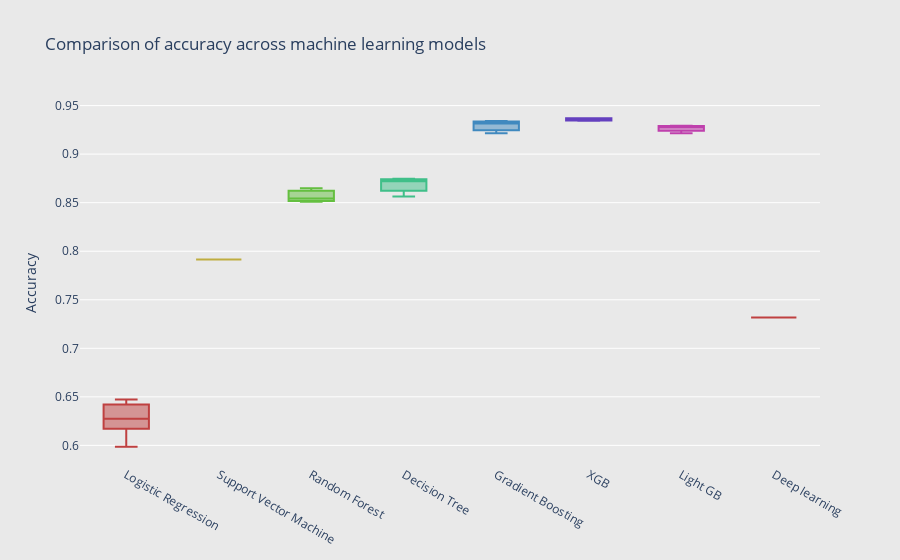

Notebook code cell kept with this figure:
### Markdown cell above
## Accuracy values across machine learning model

### Code cell
import plotly.graph_objects as go
import numpy as np

# Number of boxes
N = 8    

# Generate an array of rainbow colors by fixing the saturation and lightness of the HSL
c = ['hsl('+str(h)+',50%'+',50%)' for h in np.linspace(0, 360, 8)]

# Each box is represented by a dict that contains the data, the type, and the colour.
# Use list comprehension to describe N boxes, each with a different colour and with different randomly generated data:
fig = go.Figure(data=[
        go.Box(marker_color = c[0],
               name='Logistic Regression',
               y=np.array(performance_log['accuracy'])),
      go.Box(marker_color = c[1],
             name='Support Vector Machine',
             y=np.array(performance_svm['accuracy'])),
      go.Box(marker_color = c[2],
             name='Random Forest',
             y=np.array(performance_rf['accuracy'])),
      go.Box(marker_color = c[3],
             name='Decision Tree',
             y=np.array(performance_dt['accuracy'])),
      go.Box(marker_color = c[4],
             name='Gradient Boosting',
             y=np.array(performance_gb['accuracy'])),
      go.Box(marker_color = c[5],
             name='XGB',
             y=np.array(performance_xgb['accuracy'])),
      go.Box(marker_color = c[6],
             name='Light GB',
             y=np.array(performance_lg['accuracy'])),
    go.Box(marker_color = c[7],
             name='Deep learning',
             y=np.array(performance_dl['accuracy']))
])

# format the layout
fig.update_layout(
    title='Comparison of accuracy across machine learning models',
    xaxis=dict(showgrid=False, zeroline=False, showticklabels=True),
    yaxis=dict(zeroline=True, gridcolor='white', title='Accuracy'),
    showlegend=False,
    paper_bgcolor='rgb(233,233,233)',
    plot_bgcolor='rgb(233,233,233)',
)

fig.show()

### Figure 1 — Plotly figure (JSON) as saved in the notebook; plotly's stock layout.template omitted (floating-point values rounded to 4 significant figures)
{"data": [{"marker": {"color": "hsl(0.0,50%,50%)"}, "name": "Logistic Regression", "type": "box", "y": [0.6405, 0.6232, 0.5986, 0.6275, 0.6472]}, {"marker": {"color": "hsl(51.42857142857143,50%,50%)"}, "name": "Support Vector Machine", "type": "box", "y": [0.7915]}, {"marker": {"color": "hsl(102.85714285714286,50%,50%)"}, "name": "Random Forest", "type": "box", "y": [0.8648, 0.8521, 0.8542, 0.8511, 0.8616]}, {"marker": {"color": "hsl(154.28571428571428,50%,50%)"}, "name": "Decision Tree", "type": "box", "y": [0.8563, 0.8739, 0.8746, 0.8644, 0.8722]}, {"marker": {"color": "hsl(205.71428571428572,50%,50%)"}, "name": "Gradient Boosting", "type": "box", "y": [0.9342, 0.9215, 0.9257, 0.9317, 0.9335]}, {"marker": {"color": "hsl(257.14285714285717,50%,50%)"}, "name": "XGB", "type": "box", "y": [0.9363, 0.9345, 0.937, 0.9349, 0.937]}, {"marker": {"color": "hsl(308.57142857142856,50%,50%)"}, "name": "Light GB", "type": "box", "y": [0.925, 0.9215, 0.9292, 0.9289, 0.9278]}, {"marker": {"color": "hsl(360.0,50%,50%)"}, "name": "Deep learning", "type": "box", "y": [0.7317]}], "layout": {"paper_bgcolor": "rgb(233,233,233)", "plot_bgcolor": "rgb(233,233,233)", "showlegend": false, "title": {"text": "Comparison of accuracy across machine learning models"}, "xaxis": {"showgrid": false, "showticklabels": true, "zeroline": false}, "yaxis": {"gridcolor": "white", "title": {"text": "Accuracy"}, "zeroline": true}}}
